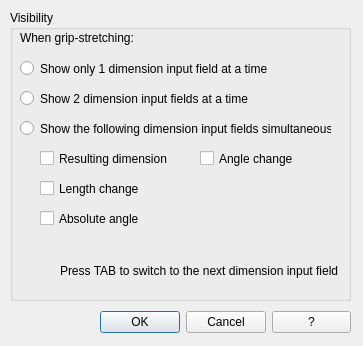
<?xml version="1.0" encoding="UTF-8"?>
<ui version="4.0">
 <class>DimInput_Settings_Dialog</class>
 <widget class="QDialog" name="DimInput_Settings_Dialog">
  <property name="geometry">
   <rect>
    <x>0</x>
    <y>0</y>
    <width>363</width>
    <height>346</height>
   </rect>
  </property>
  <property name="sizePolicy">
   <sizepolicy hsizetype="Preferred" vsizetype="Preferred">
    <horstretch>0</horstretch>
    <verstretch>0</verstretch>
   </sizepolicy>
  </property>
  <property name="minimumSize">
   <size>
    <width>363</width>
    <height>346</height>
   </size>
  </property>
  <property name="maximumSize">
   <size>
    <width>363</width>
    <height>346</height>
   </size>
  </property>
  <property name="windowTitle">
   <string>QAD - Dimension Input Settings</string>
  </property>
  <widget class="QWidget" name="layoutWidget">
   <property name="geometry">
    <rect>
     <x>100</x>
     <y>310</y>
     <width>251</width>
     <height>25</height>
    </rect>
   </property>
   <layout class="QHBoxLayout" name="horizontalLayout">
    <item>
     <widget class="QPushButton" name="okButton">
      <property name="text">
       <string>OK</string>
      </property>
     </widget>
    </item>
    <item>
     <widget class="QPushButton" name="cancelButton">
      <property name="text">
       <string>Cancel</string>
      </property>
     </widget>
    </item>
    <item>
     <widget class="QPushButton" name="helpButton">
      <property name="text">
       <string>?</string>
      </property>
     </widget>
    </item>
   </layout>
  </widget>
  <widget class="QGroupBox" name="groupBox">
   <property name="geometry">
    <rect>
     <x>10</x>
     <y>10</y>
     <width>341</width>
     <height>291</height>
    </rect>
   </property>
   <property name="title">
    <string>Visibility</string>
   </property>
   <widget class="QLabel" name="label">
    <property name="geometry">
     <rect>
      <x>10</x>
      <y>20</y>
      <width>231</width>
      <height>16</height>
     </rect>
    </property>
    <property name="text">
     <string>When grip-stretching:</string>
    </property>
   </widget>
   <widget class="QRadioButton" name="radioShow1Dim">
    <property name="geometry">
     <rect>
      <x>10</x>
      <y>50</y>
      <width>311</width>
      <height>17</height>
     </rect>
    </property>
    <property name="toolTip">
     <string>Displays only the length change dimensional input tooltip when you are using grip editing to stretch an object. (DYNDIVIS system variable)</string>
    </property>
    <property name="text">
     <string>Show only 1 dimension input field at a time</string>
    </property>
   </widget>
   <widget class="QRadioButton" name="radioShow2Dim">
    <property name="geometry">
     <rect>
      <x>10</x>
      <y>80</y>
      <width>311</width>
      <height>17</height>
     </rect>
    </property>
    <property name="toolTip">
     <string>Displays the length change and resulting dimensional input tooltips when you are using grip editing to stretch an object. (DYNDIVIS system variable)</string>
    </property>
    <property name="text">
     <string>Show 2 dimension input fields at a time</string>
    </property>
   </widget>
   <widget class="QRadioButton" name="radioShowMoreDim">
    <property name="geometry">
     <rect>
      <x>10</x>
      <y>110</y>
      <width>311</width>
      <height>17</height>
     </rect>
    </property>
    <property name="toolTip">
     <string>When you are using grip editing to stretch an object, displays the dimensional input tooltips that are selected below. (DYNDIVIS and DYNDIGRIP system variables)</string>
    </property>
    <property name="text">
     <string>Show the following dimension input fields simultaneously:</string>
    </property>
   </widget>
   <widget class="QCheckBox" name="checkAbsoluteAngle">
    <property name="geometry">
     <rect>
      <x>30</x>
      <y>200</y>
      <width>151</width>
      <height>17</height>
     </rect>
    </property>
    <property name="toolTip">
     <string>Displays an angle dimensional tooltip that is updated as you move the grip.</string>
    </property>
    <property name="text">
     <string>Absolute angle</string>
    </property>
   </widget>
   <widget class="QCheckBox" name="checkResultingDim">
    <property name="geometry">
     <rect>
      <x>30</x>
      <y>140</y>
      <width>151</width>
      <height>17</height>
     </rect>
    </property>
    <property name="toolTip">
     <string>Displays a length dimensional tooltip that is updated as you move the grip.</string>
    </property>
    <property name="text">
     <string>Resulting dimension</string>
    </property>
   </widget>
   <widget class="QCheckBox" name="checkLengthChange">
    <property name="geometry">
     <rect>
      <x>30</x>
      <y>170</y>
      <width>151</width>
      <height>17</height>
     </rect>
    </property>
    <property name="toolTip">
     <string>Displays the change in length as you move the grip.</string>
    </property>
    <property name="text">
     <string>Length change</string>
    </property>
   </widget>
   <widget class="QCheckBox" name="checkAngleChange">
    <property name="geometry">
     <rect>
      <x>190</x>
      <y>140</y>
      <width>141</width>
      <height>17</height>
     </rect>
    </property>
    <property name="toolTip">
     <string>Displays the change in the angle as you move the grip.</string>
    </property>
    <property name="text">
     <string>Angle change</string>
    </property>
   </widget>
   <widget class="QLabel" name="label_2">
    <property name="geometry">
     <rect>
      <x>50</x>
      <y>240</y>
      <width>281</width>
      <height>41</height>
     </rect>
    </property>
    <property name="text">
     <string>Press TAB to switch to the next dimension input field</string>
    </property>
    <property name="wordWrap">
     <bool>true</bool>
    </property>
   </widget>
   <widget class="QLabel" name="label_3">
    <property name="geometry">
     <rect>
      <x>10</x>
      <y>240</y>
      <width>31</width>
      <height>31</height>
     </rect>
    </property>
    <property name="text">
     <string/>
    </property>
    <property name="pixmap">
     <pixmap>:/plugins/qad/icons/lamp_on.png</pixmap>
    </property>
   </widget>
  </widget>
 </widget>
 <resources/>
 <connections>
  <connection>
   <sender>radioShowMoreDim</sender>
   <signal>clicked()</signal>
   <receiver>DimInput_Settings_Dialog</receiver>
   <slot>radioShowMoreDimChecked()</slot>
   <hints>
    <hint type="sourcelabel">
     <x>171</x>
     <y>126</y>
    </hint>
    <hint type="destinationlabel">
     <x>359</x>
     <y>232</y>
    </hint>
   </hints>
  </connection>
  <connection>
   <sender>cancelButton</sender>
   <signal>clicked()</signal>
   <receiver>DimInput_Settings_Dialog</receiver>
   <slot>reject()</slot>
   <hints>
    <hint type="sourcelabel">
     <x>235</x>
     <y>319</y>
    </hint>
    <hint type="destinationlabel">
     <x>48</x>
     <y>307</y>
    </hint>
   </hints>
  </connection>
  <connection>
   <sender>okButton</sender>
   <signal>clicked()</signal>
   <receiver>DimInput_Settings_Dialog</receiver>
   <slot>ButtonBOX_Accepted()</slot>
   <hints>
    <hint type="sourcelabel">
     <x>143</x>
     <y>325</y>
    </hint>
    <hint type="destinationlabel">
     <x>18</x>
     <y>323</y>
    </hint>
   </hints>
  </connection>
  <connection>
   <sender>helpButton</sender>
   <signal>clicked()</signal>
   <receiver>DimInput_Settings_Dialog</receiver>
   <slot>ButtonHELP_Pressed()</slot>
   <hints>
    <hint type="sourcelabel">
     <x>309</x>
     <y>322</y>
    </hint>
    <hint type="destinationlabel">
     <x>356</x>
     <y>326</y>
    </hint>
   </hints>
  </connection>
  <connection>
   <sender>radioShow2Dim</sender>
   <signal>clicked()</signal>
   <receiver>DimInput_Settings_Dialog</receiver>
   <slot>radioShow2DimChecked()</slot>
   <hints>
    <hint type="sourcelabel">
     <x>101</x>
     <y>99</y>
    </hint>
    <hint type="destinationlabel">
     <x>360</x>
     <y>95</y>
    </hint>
   </hints>
  </connection>
  <connection>
   <sender>radioShow1Dim</sender>
   <signal>clicked()</signal>
   <receiver>DimInput_Settings_Dialog</receiver>
   <slot>radioShow1DimChecked()</slot>
   <hints>
    <hint type="sourcelabel">
     <x>176</x>
     <y>62</y>
    </hint>
    <hint type="destinationlabel">
     <x>356</x>
     <y>68</y>
    </hint>
   </hints>
  </connection>
 </connections>
 <slots>
  <slot>radioShowMoreDimChecked()</slot>
  <slot>ButtonBOX_Accepted()</slot>
  <slot>ButtonHELP_Pressed()</slot>
  <slot>radioShow2DimChecked()</slot>
  <slot>radioShow1DimChecked()</slot>
 </slots>
</ui>
